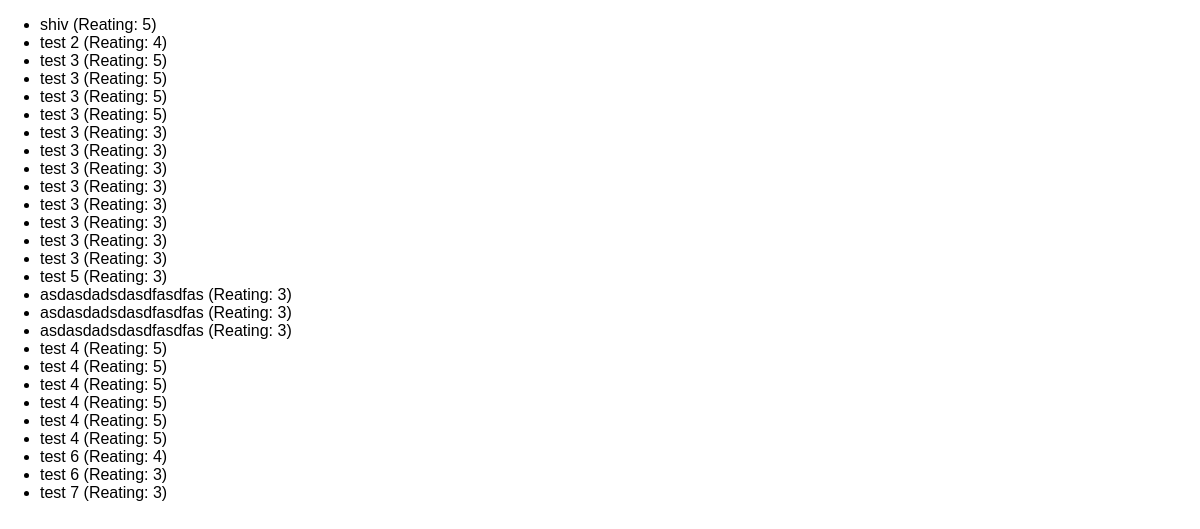
Page /reviewlist on the earlier database version.
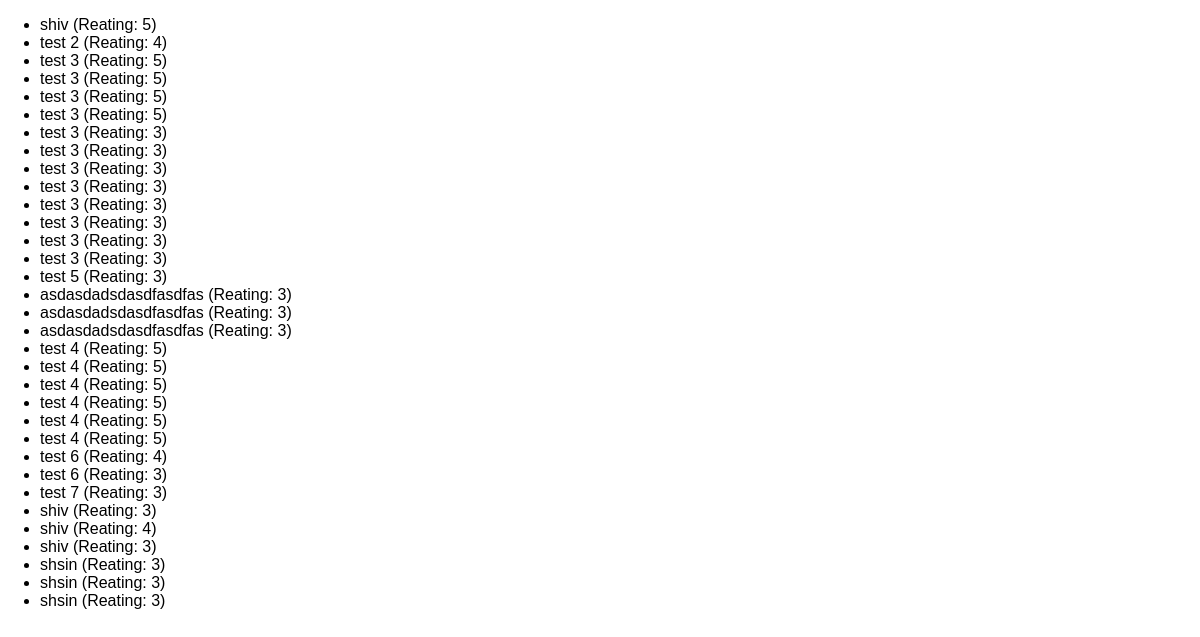
Same page on the later database version.
### review/models.py (models this page shows)
class Review(models.Model):
    user_name = models.CharField(max_length=50)
    review_text = models.TextField(max_length=200)
    rating = models.IntegerField()

### review/views.py (the view)
# urls.py: path('reviewlist', views.ReviewList.as_view()),
class ReviewList(ListView):
    template_name = 'review/reviewlist.html'
    model = Review # you have change the name to "object_list" in html page.
    context_object_name = 'reviews' #you can give you own name using this variable.

### review/templates/review/reviewlist.html (shortened to what this page needs)
{% extends 'review/base.html' %}
{% block content %}
    <ul>
        {% for review in reviews %}
        <li>{{review.user_name}}  (Reating: {{review.rating}})</li>
        {% endfor %}
    </ul>
{% endblock  %}

### review/templates/review/base.html (shortened to what this page needs)
{% load static %}
<!DOCTYPE html>
<html lang="en">
<head>
    <link rel="stylesheet", href="{% static 'review/styles.css' %}">
</head>
<body>
    {% block content %}
    {% endblock %}
</body>
</html>

### review/static/review/styles.css (style rules this page uses)
body { font-family: sans-serif; margin: 0; }

Differences in the rows shown:
added Review: user_name "shiv", rating "3"
added Review: user_name "shiv", rating "4"
added Review: user_name "shiv", rating "3"
added Review: user_name "shsin", rating "3"
added Review: user_name "shsin", rating "3"
added Review: user_name "shsin", rating "3"
